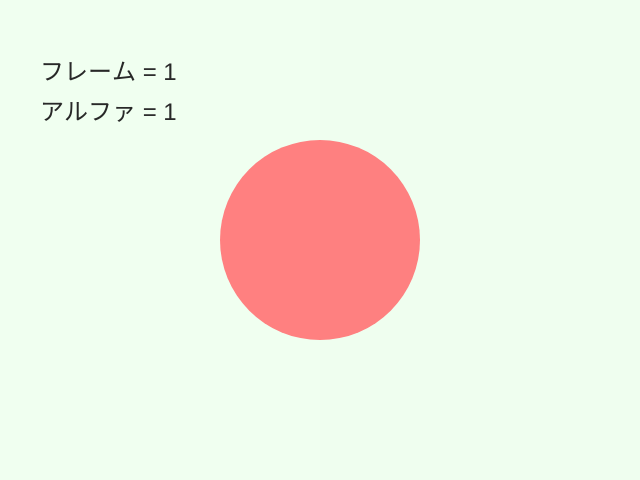
Frame 1 (no input)
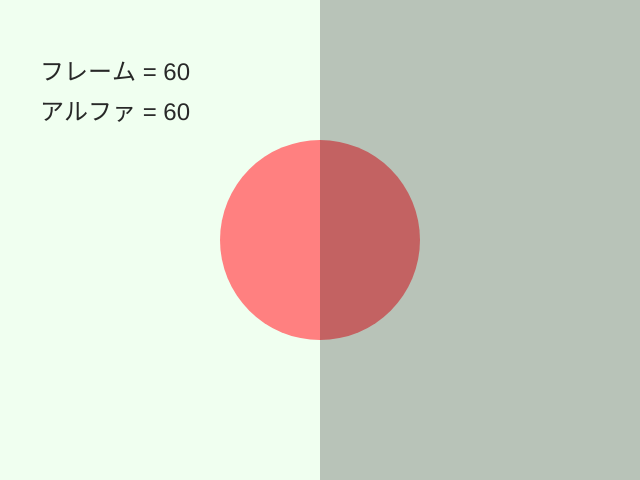
Frame 60 (no input)
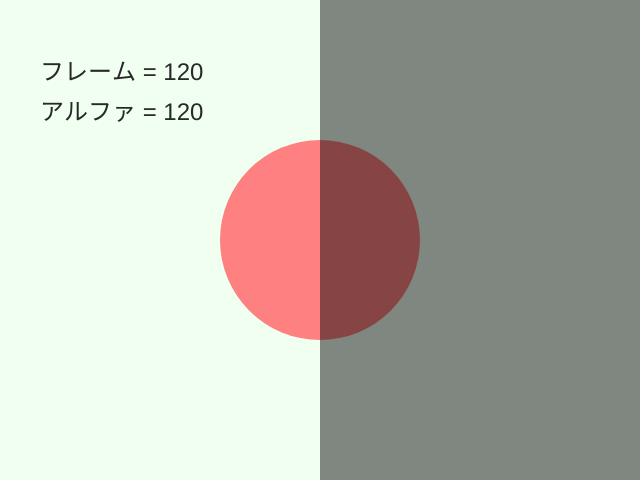
Frame 120 (the mouse pressed at the canvas centre since frame 60)

The p5.js sketch that drew these frames (run headless with seeded random() and noise() and a simulated clock; from frame 60 on, the mouse is pressed at the canvas centre):

// p5.js sketch
// ── sketch.js
function setup() {
  const canvas = createCanvas(640, 480);
}

function draw() {
  background(240, 255, 240);
  let alphaframe = frameCount % 256; // 0～255の範囲でループするアルファ値を計算

  noStroke();
  fill(255, 128, 128);
  circle(width / 2, height / 2, 200); // width と height は画面の幅と高さを表す p5.js の変数

  fill(0, 0, 0, alphaframe);
  rect(width / 2, 0, width / 2, height);

  fill(40, 40, 40);
  textSize(24);
  text('フレーム = ' + frameCount, 40, 80); // frameCount は毎フレームカウントアップされる p5.js の変数

  text('アルファ = ' + alphaframe, 40, 120);
}
